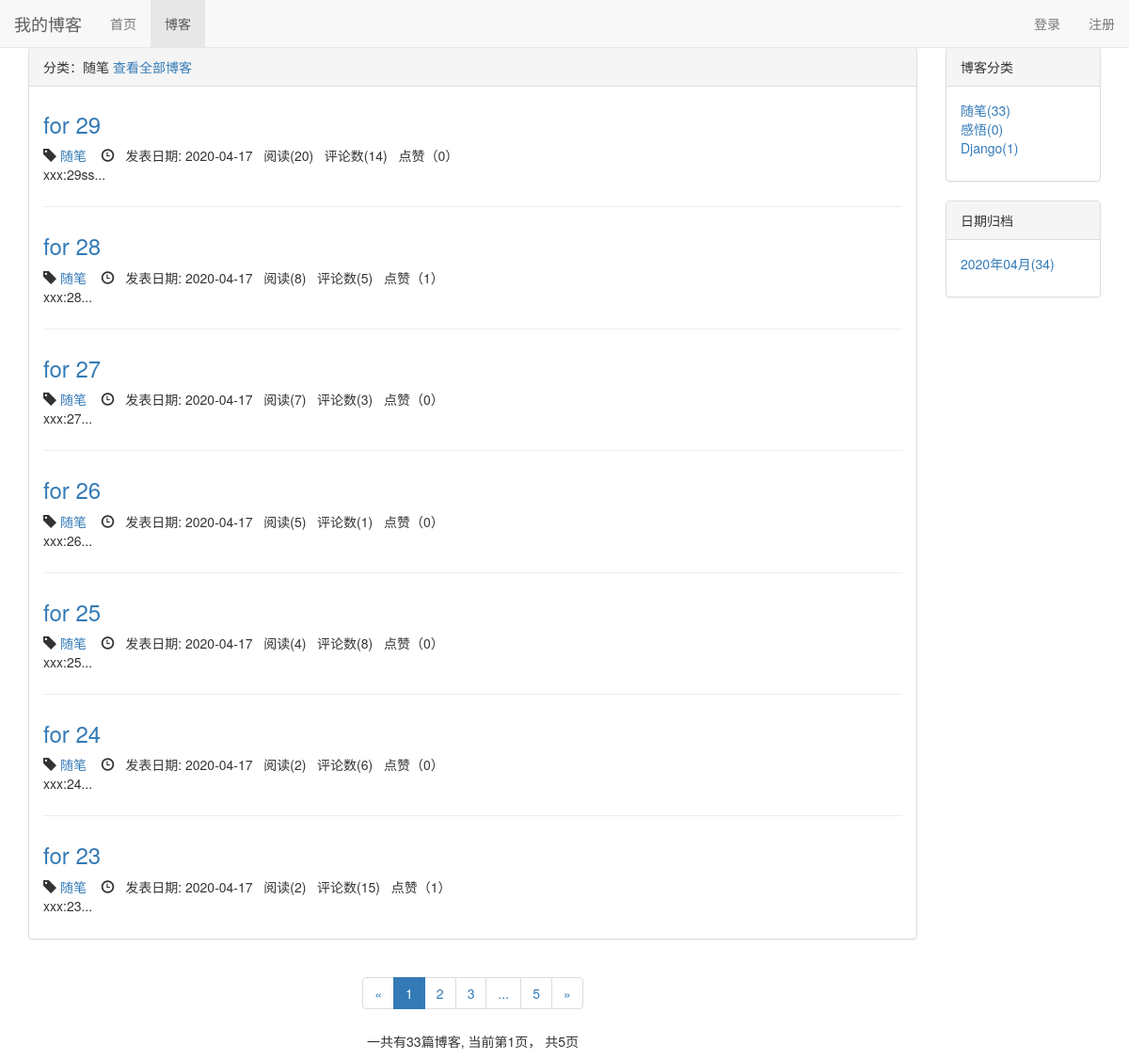
The page /blog/type/1 on the database its author committed.
### blog/models.py (models this page shows, shortened)
class BlogType(models.Model):
    type_name = models.CharField(max_length=20)
    def __str__(self):
        return self.type_name

class Blog(models.Model, ReadNumExpandMethod):
    title = models.CharField(max_length=50)
    blog_type = models.ForeignKey(BlogType, on_delete=models.CASCADE)
    content = RichTextUploadingField() # 添加富文本,附带可上传图片功能
    author = models.ForeignKey(User, on_delete=models.CASCADE)
    read_details = GenericRelation(ReadDetail) # Blog.objects.first().read_details.all() 可取到对应的ReadDetaild
    created_time = models.DateTimeField(auto_now_add=True)
    last_updated_time = models.DateTimeField(auto_now=True)
    class Meta:
        ordering = ['-created_time']

### read_statistics/models.py (models this page shows)
class ReadNum(models.Model):
    read_num = models.IntegerField(default=0) # 添加阅读数量字段，以显示每条博客的阅读数量
    content_type = models.ForeignKey(ContentType, on_delete=models.CASCADE)
    object_id = models.PositiveIntegerField()
    content_object = GenericForeignKey('content_type', 'object_id')

### likes/models.py (models this page shows)
class LikeCount(models.Model):
    content_type = models.ForeignKey(ContentType, on_delete=models.CASCADE)
    object_id = models.PositiveIntegerField()
    content_object = GenericForeignKey('content_type', 'object_id')
    liked_num = models.IntegerField(default=0)

### blog/views.py (the view)
# urls.py: path('type/<int:blog_type_pk>', views.blogs_with_type, name="blogs_with_type"),
def blogs_with_type(request, blog_type_pk):
    blog_type = get_object_or_404(BlogType, pk=blog_type_pk)
    blogs_all_list = Blog.objects.filter(blog_type=blog_type)
    context = get_blog_list_common_data(request, blogs_all_list)
    context['blog_type'] = blog_type
    return render_to_response('blog/blogs_with_type.html', context)

### comment/templatetags/comment_tags.py (called while the page is built)
@register.simple_tag
def get_comment_count(obj):
    content_type = ContentType.objects.get_for_model(obj)
    return Comment.objects.filter(content_type=content_type, object_id=obj.pk).count()

### likes/templatetags/likes_tags.py (called while the page is built)
@register.simple_tag
def get_like_count(obj):
    content_type = ContentType.objects.get_for_model(obj)
    like_count, created = LikeCount.objects.get_or_create(content_type=content_type, object_id=obj.pk)
    return like_count.liked_num

### read_statistics/models.py (called while the page is built)
    def get_read_num(self):
        try:
            ct = ContentType.objects.get_for_model(self)
            readnum = ReadNum.objects.get(content_type=ct, object_id=self.pk)
            return readnum.read_num
        except exceptions.ObjectDoesNotExist:
            return 0

### blog/templates/blog/blogs_with_type.html (shortened to what this page needs)
{% extends 'blog/blog_list.html' %}
{% load staticfiles %}
{% block blog_list_title %}
    分类：{{ blog_type.type_name }}
    <a href="{% url 'blog_list' %}">查看全部博客</a>
{% endblock %}

### blog/templates/blog/blog_list.html (shortened to what this page needs)
{% extends 'base.html' %}
{% load staticfiles %}
{% load comment_tags %}
{% load likes_tags %}
{% block header_extends %}
    <link rel="stylesheet" type="text/css" href="{% static 'blog/blog.css' %}">
{% endblock %}
{% block nav_home_active2 %}active{% endblock %}
{% block content %}
    <div class="container">
        <div class="row">
            <div class="col-xs-12 col-sm-8 col-md-9 col-lg-10">
                <div class="panel panel-default">
                    <div class="panel-heading">{% block blog_list_title %}博客列表{% endblock %}</div>
                    <div class="panel-body">
                        {% for blog in page_of_blogs.object_list %}
                            <div class="blog">
                                <h3><a href="{% url 'blog_detail' blog.pk %}">{{ blog.title }}</a></h3>
                                <p class="blog-info">
                                    <span class="glyphicon glyphicon-tag"></span>
                                    <a href="{% url 'blogs_with_type' blog.blog_type.pk %}">
                                        {{ blog.blog_type }}
                                    </a>&nbsp;&nbsp;
                                    <span class="glyphicon glyphicon-time"></span>&nbsp;&nbsp;
                                    发表日期: {{ blog.created_time|date:"Y-m-d" }}&nbsp;&nbsp;
                                    阅读({{ blog.get_read_num }})&nbsp;&nbsp;
                                    评论数({% get_comment_count blog %})&nbsp;&nbsp;
                                    点赞（{% get_like_count blog %}）
                                </p>
                                <p>{{ blog.content|striptags|truncatechars:120 }}...</p>
                            </div>
                        {% empty %}
                            <div class="blog">
                                <h3>暂无博客，敬请期待</h3>
                            </div>
                        {% endfor %}
                    </div>
                </div>
                <div class="paginator">
                    <ul class="pagination">
                        <li>
                            {% if page_of_blogs.has_previous %}
                            <a href="?page={{ page_of_blogs.previous_page_number }}" aria-label="Previous">
                                <span aria-hidden="true">&laquo;</span>
                            </a>
                            {% else %}
                                <span aria-hidden="true">&laquo;</span>
                            {% endif %}
                        </li>
                        {% for page_num in page_range %}
                            {% if page_num == page_of_blogs.number %}
                                <li class="active"><span>{{ page_num }}</span></li>
                            {% else %}
                                {% if page_num == '...' %}
                                    <li><span>{{ page_num }}</span></li>
                                {% else %}
                                    <li><a href="?page={{ page_num }}">{{ page_num }}</a></li>
                                {% endif %}
                            {% endif %}
                        {% endfor %}
                        <li>
                            {% if page_of_blogs.has_next %}
                            <a href="?page={{ page_of_blogs.next_page_number }}" aria-label="Next">
                                <span aria-hidden="true">&raquo;</span>
                            </a>
                            {% else %}
                                <span aria-hidden="true">&raquo;</span>
                            {% endif %}
                        </li>
                    </ul>
                    <p>
                        一共有{{ page_of_blogs.paginator.count }}篇博客,
                        当前第{{ page_of_blogs.number }}页，
                        共{{ page_of_blogs.paginator.num_pages }}页
                    </p>
                </div>
            </div>
            <div class="hidden-xs col-sm-4 col-md-3 col-lg-2">
                <div class="panel panel-default">
                    <div class="panel-heading">博客分类</div>
                    <div class="panel-body">
                        <ul class="blog-types">
                            {% for blog_type in blog_types %}
                                <li>
                                    <a href="{% url 'blogs_with_type' blog_type.pk %}">{{ blog_type.type_name }}({{ blog_type.blog_count }})
                                    </a>
                                </li>
                            {% empty %}
                                <li>暂无分类</li>
                            {% endfor %}
                        </ul>
                    </div>
                </div>
                <div class="panel panel-default">
                    <div class="panel-heading">日期归档</div>
                <div class="panel-body">
                    <ul>
                        {% for blog_date, blog_count in blog_dates.items %}
                        <li>
                            <a href="{% url 'blogs_with_date' blog_date.year blog_date.month %}">{{ blog_date|date:"Y年m月" }}({{ blog_count }})</a>
                        </li>
                        {% endfor %}
                    </ul>
                </div>
                </div>
            </div>
        </div>
    </div>
{% endblock %}

### static/base.css (style rules this page uses)
* { margin: 0; padding: 0; }
body { margin-top: 50px!important; }
ul { list-style-type: none!important; }

### blog/static/blog/blog.css (style rules this page uses)
ul.blog-types { list-style-type: none; }
div.blog:not(:last-child) { margin-bottom: 2em; padding-bottom: 1em; border-bottom: 1px solid #eee; }
div.blog h3 { margin-top: 0.5em; }
div.blog p.blog-info { margin-bottom: 0; }
div.paginator { text-align: center; }

### rows shown on the page
BlogType: type_name "随笔", blog_count "33"
Blog: title "for 29", blog_type "随笔", created_time "2020-04-17", get_read_num "20", id "14", id.liked_num "0", content "xxx:29ss"
Blog: title "for 28", blog_type "随笔", created_time "2020-04-17", get_read_num "8", id "5", id.liked_num "1", content "xxx:28"
Blog: title "for 27", blog_type "随笔", created_time "2020-04-17", get_read_num "7", id "3", id.liked_num "0", content "xxx:27"
Blog: title "for 26", blog_type "随笔", created_time "2020-04-17", get_read_num "5", id "1", id.liked_num "0", content "xxx:26"
Blog: title "for 25", blog_type "随笔", created_time "2020-04-17", get_read_num "4", id "8", id.liked_num "0", content "xxx:25"
Blog: title "for 24", blog_type "随笔", created_time "2020-04-17", get_read_num "2", id "6", id.liked_num "0", content "xxx:24"
Blog: title "for 23", blog_type "随笔", created_time "2020-04-17", get_read_num "2", id "15", id.liked_num "1", content "xxx:23"
BlogType: type_name "感悟", blog_count "0"
BlogType: type_name "Django", blog_count "1"

### other values the page prints
{{ page_num }} "1"
{{ page_num }} "2" "3" "5"
{{ page_num }} "..."
{{ page_of_blogs.paginator.count }} "33"
{{ page_of_blogs.number }} "1"
{{ page_of_blogs.paginator.num_pages }} "5"
{{ blog_date|date:"Y年m月" }} "2020年04月"
{{ blog_count }} "34"
